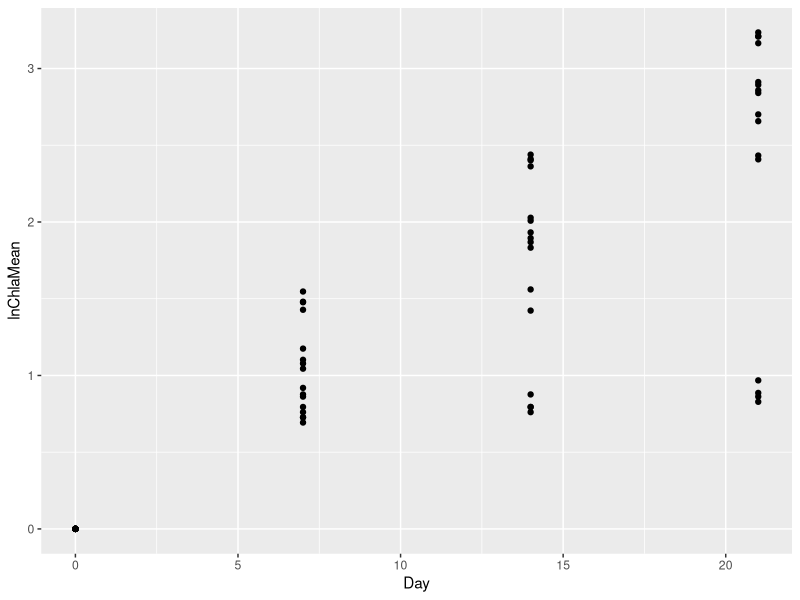
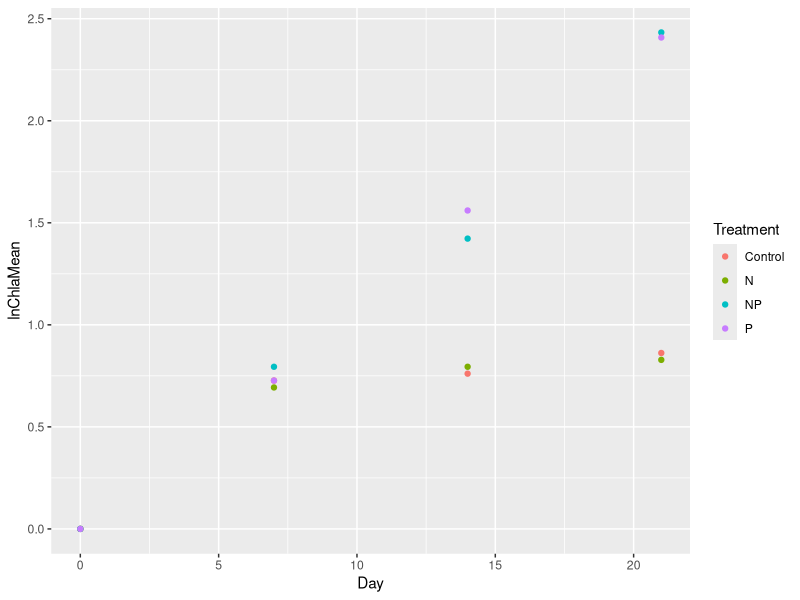
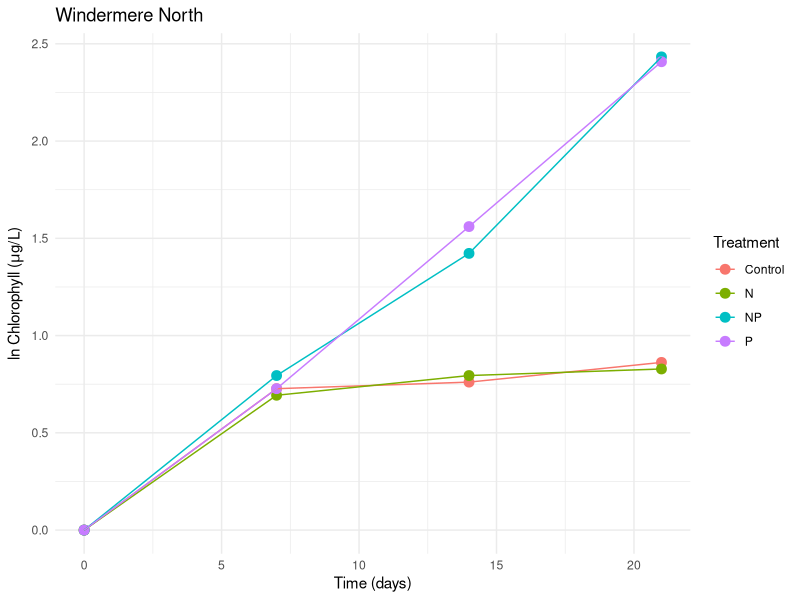
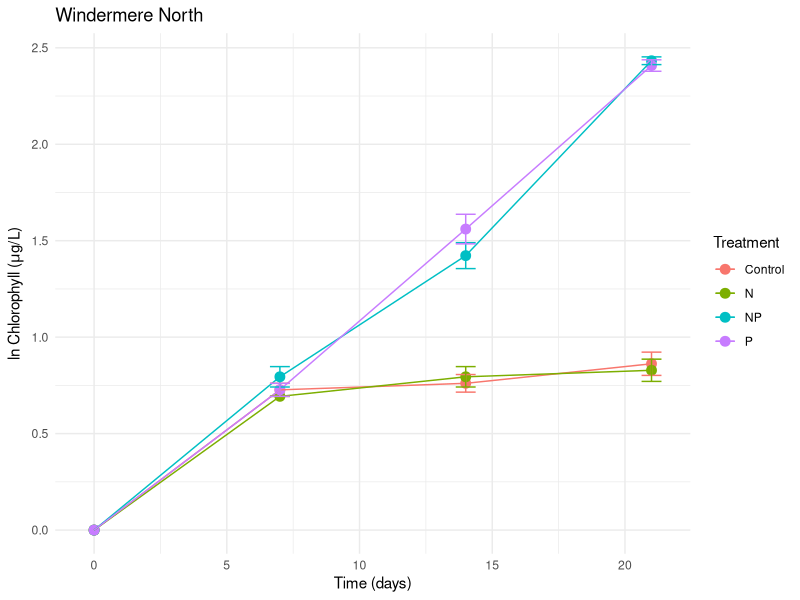

The R source for these figures, in order:
## ---- chunk 1

# This command tells R to print the code itself (not just the text and code ouput) when it knits the Rmd document
knitr::opts_chunk$set(echo = TRUE)

# The library() function loads packages
library(tidyverse)

## ---- chunk 2

# Read in the data
AB_data <- read.csv("../Data/AlgalBioassay_data_forR.csv")

# Display the first 6 rows
head(AB_data)

## ---- chunk 3

# Transform the data from wide format into long format
	# The first line saves our output and passes our input data down to the next command
	# The second line transforms the input data based on the three additional arguments
AB_data_long <- AB_data %>% 
	pivot_longer(col = c(Control, N, P, NP), names_to = "Treatment", values_to = "Chla")

# Look at the new data frame and compare it to the old one
head(AB_data_long)

## ---- chunk 4

# Change Lake type from an string to a factor 
AB_data_long$Lake <- as.factor(AB_data_long$Lake)

## ---- chunk 5

# Change Treatment type from an string to a factor 
AB_data_long <- AB_data_long %>% 
	mutate(Treatment = as.factor(Treatment))

## ---- chunk 6

# Use the base R method to create a new variable with units converted from ug/mL to ug/L
AB_data_long$ChlaL <- AB_data_long$Chla*1000

## ---- chunk 7

# Use the tidyverse method to log-transform the data
AB_data_long <- AB_data_long %>% 
	mutate(lnChlaL = log(ChlaL))

## ---- chunk 8

# Use the base R method to replace -Inf values with 0
	# Square brackets allow you to refer to specific cells/rows/columns in general, and which() allows you to select only on those cells that match a certain criteria (in this case, contain infinite values)
AB_data_long$lnChlaL[which(is.infinite(AB_data_long$lnChlaL))] <- 0

# Use the tidyverse method to replace -Inf values with 0
AB_data_long <- AB_data_long %>% 
	mutate(lnChlaL = replace(lnChlaL, is.infinite(lnChlaL), 0))

## ---- chunk 9

# Summarise the data
AB_data_summary <- AB_data_long %>% 
	group_by(Lake, Treatment, Day) %>% 
	summarise(lnChlaMean = mean(lnChlaL), lnChlaSE = sd(lnChlaL)/sqrt(12)) %>% 
	ungroup()

# Print the table of summarised data
AB_data_summary

## ---- chunk 10

fig_basic <- ggplot(data = AB_data_summary, aes(x = Day, y = lnChlaMean)) + # Specify the data, create the ggplot aesthetic with Chlorophyll over time, and store as the variable "fig_basic"
	geom_point() # Add a layer with points
print(fig_basic) # Print the plot

## ---- chunk 11

fig_WindN1 <- AB_data_summary %>% # Specify the data and plot variable name and pipe the data down
	filter(Lake == "Windermere_North") %>% # Filter the data for Windermere North only and pipe it down again
	ggplot(aes(x = Day, y = lnChlaMean, colour = Treatment)) + # Create the aesthetic with treatments plotted as colours
	geom_point()
print(fig_WindN1)

## ---- chunk 12

fig_WindN2 <- AB_data_summary %>%
	filter(Lake == "Windermere_North") %>%
	ggplot(aes(x = Day, y = lnChlaMean, colour = Treatment)) +
	geom_point(size = 3) + # Make the points bigger this time
	geom_line() + # Add a lines layer
	labs(y = expression(paste("ln Chlorophyll (", mu, "g/L)")), x = "Time (days)", title = "Windermere North") + # Change the axis labels and add a title
	theme_minimal() # Change the background colour via the theme
print(fig_WindN2)

## ---- chunk 13

fig_WindN3 <- AB_data_summary %>% 
	filter(Lake == "Windermere_North") %>%
	ggplot(aes(x = Day, y = lnChlaMean, colour = Treatment)) +
	geom_point(size = 3) +
	geom_line() +
	geom_errorbar(aes(ymin = lnChlaMean - lnChlaSE, ymax = lnChlaMean + lnChlaSE), width = 0.75) + # Add the error bars layer
	labs(y = expression(paste("ln Chlorophyll (", mu, "g/L)")), x = "Time (days)", title = "Windermere North") +
	theme_minimal()
print(fig_WindN3)

## ---- chunk 14

## ---- chunk 15

## ---- chunk 16

## ---- chunk 17

# Save subsets of your data with observations from Day 21 for each lake
AB_data_Day21Elter <- subset(x = AB_data_long, Day == 21 & Lake == "Elterwater")
AB_data_Day21Esthw <- subset(x = AB_data_long, Day == 21 & Lake == "Esthwaite")
AB_data_Day21WindN <- subset(x = AB_data_long, Day == 21 & Lake == "Windermere_North")
AB_data_Day21WindS <- subset(x = AB_data_long, Day == 21 & Lake == "Windermere_South")

## ---- chunk 18

# Perform the ANOVA test and save the output for each lake
AB_ANOVA_Elter <- aov(formula = lnChlaL ~ Treatment, data = AB_data_Day21Elter)
AB_ANOVA_Esthw <- aov(formula = lnChlaL ~ Treatment, data = AB_data_Day21Esthw)
AB_ANOVA_WindN <- aov(formula = lnChlaL ~ Treatment, data = AB_data_Day21WindN)
AB_ANOVA_WindS <- aov(formula = lnChlaL ~ Treatment, data = AB_data_Day21WindS)

# Examine the output for each lake using the summary() function
summary(AB_ANOVA_Elter)
summary(AB_ANOVA_Esthw)
summary(AB_ANOVA_WindN)
summary(AB_ANOVA_WindS)

## ---- chunk 19

# Perform the Tukey Post Hoc test for the lakes with significant ANOVA results
AB_TPH_WindN <- TukeyHSD(AB_ANOVA_WindN)
AB_TPH_WindS <- TukeyHSD(AB_ANOVA_WindS)

# Examine the output for both lakes
AB_TPH_WindN
AB_TPH_WindS

